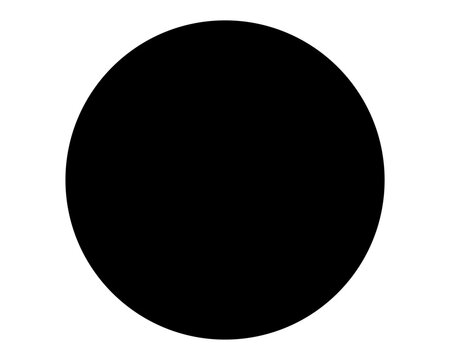
#> input picture BlackCircle.jpg, 450 x 360 px
$ python test.py
#> lines starting #> are read from the running program, lines starting #| are printed output that depends on the picture
#> further down, img is the input picture: shape (360, 450, 3); min 0, max 255, mean 129
# Statistics/Plotting
import math
import matplotlib.pyplot as plt
import numpy as np


# Computer Vision
import cv2 as cv

def findPlate(img):
	'''
	Detects AruCo tag within given frame based on provided AruCo dictionary.
	Returns all AruCo tag candidates, but for our purposes should only be one tag.
	** Change to: Find the plate **
 	'''

    # Convert frame to grayscale
	gray = cv.cvtColor(img, cv.COLOR_BGR2GRAY)

	# Looks for appropriate parameters of a circle
	circles = cv.HoughCircles(gray, cv.HOUGH_GRADIENT, dp=1, minDist=20, param1=50, param2=100, minRadius=0, maxRadius=0)
#> circles = [[224.5, 179.5, 159.8]]

	# Draw detected circles
	if circles is not None:
		circles = np.uint16(np.around(circles))
#> circles = [[224, 180, 160]]
		for i in circles[0, :]:
			# Draw outer circle
			cv.circle(img, (i[0], i[1]), i[2], (255, 0, 255), 3)
			# Draw center of circle
			cv.circle(img, (i[0], i[1]), 2, (0, 100, 100), 3)
			# Display results
			cv.imshow('Detected circles', img)
			cv.waitKey(0)
#> this loop made 1 pass
#> pass 1, in findPlate, `cv.imshow('Detected circles', img)`:
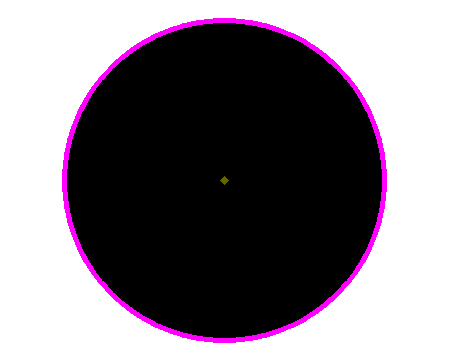
#> window 'Detected circles': shape (360, 450, 3); mean B, G, R 132.4, 124.7, 132.4
	cv.destroyAllWindows()

img = cv.imread('BlackCircle.jpg')

if img is None:
    raise FileNotFoundError("Could not load image '3.png'")

findPlate(img)
